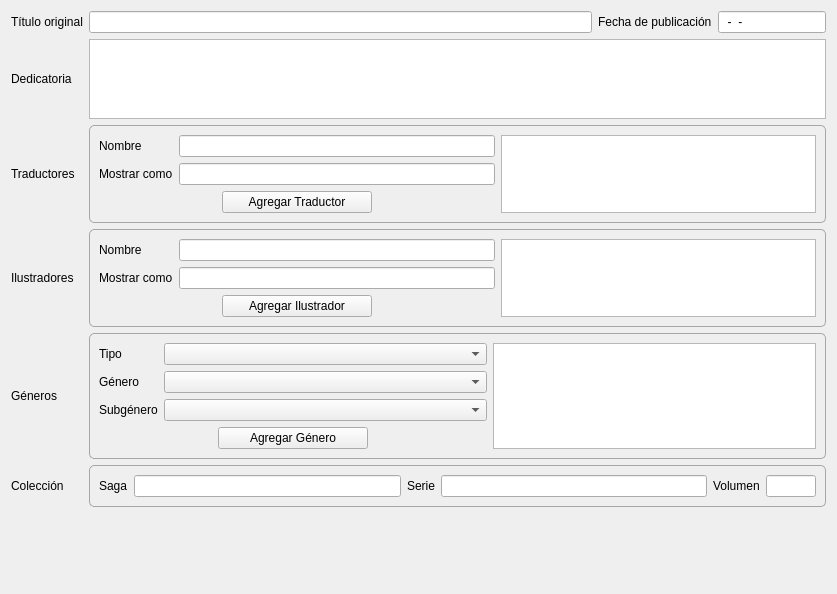
<?xml version="1.0" encoding="UTF-8"?>
<ui version="4.0">
 <class>AdditionalMetadata</class>
 <widget class="QWidget" name="AdditionalMetadata">
  <property name="geometry">
   <rect>
    <x>0</x>
    <y>0</y>
    <width>837</width>
    <height>594</height>
   </rect>
  </property>
  <property name="windowTitle">
   <string>Form</string>
  </property>
  <property name="styleSheet">
   <string notr="true">QGroupBox
{ 
	border: 1px solid #A6A6A6; 
	border-radius: 5px; 
}</string>
  </property>
  <layout class="QGridLayout" name="gridLayout">
   <item row="5" column="0">
    <widget class="QLabel" name="label_12">
     <property name="sizePolicy">
      <sizepolicy hsizetype="Preferred" vsizetype="Preferred">
       <horstretch>0</horstretch>
       <verstretch>0</verstretch>
      </sizepolicy>
     </property>
     <property name="text">
      <string>Colección</string>
     </property>
     <property name="alignment">
      <set>Qt::AlignLeading|Qt::AlignLeft|Qt::AlignVCenter</set>
     </property>
    </widget>
   </item>
   <item row="6" column="0">
    <spacer name="verticalSpacer">
     <property name="orientation">
      <enum>Qt::Vertical</enum>
     </property>
     <property name="sizeHint" stdset="0">
      <size>
       <width>20</width>
       <height>40</height>
      </size>
     </property>
    </spacer>
   </item>
   <item row="0" column="3">
    <widget class="QLineEdit" name="publicationDateInput">
     <property name="sizePolicy">
      <sizepolicy hsizetype="Preferred" vsizetype="Fixed">
       <horstretch>0</horstretch>
       <verstretch>0</verstretch>
      </sizepolicy>
     </property>
     <property name="minimumSize">
      <size>
       <width>0</width>
       <height>0</height>
      </size>
     </property>
     <property name="maximumSize">
      <size>
       <width>16777215</width>
       <height>16777215</height>
      </size>
     </property>
     <property name="inputMask">
      <string>00-00-0000; </string>
     </property>
    </widget>
   </item>
   <item row="4" column="0">
    <widget class="QLabel" name="label_6">
     <property name="sizePolicy">
      <sizepolicy hsizetype="Preferred" vsizetype="Preferred">
       <horstretch>0</horstretch>
       <verstretch>0</verstretch>
      </sizepolicy>
     </property>
     <property name="text">
      <string>Géneros</string>
     </property>
    </widget>
   </item>
   <item row="2" column="0">
    <widget class="QLabel" name="label_4">
     <property name="sizePolicy">
      <sizepolicy hsizetype="Preferred" vsizetype="Preferred">
       <horstretch>0</horstretch>
       <verstretch>0</verstretch>
      </sizepolicy>
     </property>
     <property name="text">
      <string>Traductores</string>
     </property>
     <property name="alignment">
      <set>Qt::AlignLeading|Qt::AlignLeft|Qt::AlignVCenter</set>
     </property>
    </widget>
   </item>
   <item row="0" column="0">
    <widget class="QLabel" name="label_2">
     <property name="sizePolicy">
      <sizepolicy hsizetype="Preferred" vsizetype="Preferred">
       <horstretch>0</horstretch>
       <verstretch>0</verstretch>
      </sizepolicy>
     </property>
     <property name="text">
      <string>Título original</string>
     </property>
     <property name="alignment">
      <set>Qt::AlignLeading|Qt::AlignLeft|Qt::AlignVCenter</set>
     </property>
    </widget>
   </item>
   <item row="0" column="1">
    <widget class="QLineEdit" name="originalTitleInput">
     <property name="sizePolicy">
      <sizepolicy hsizetype="Expanding" vsizetype="Fixed">
       <horstretch>0</horstretch>
       <verstretch>0</verstretch>
      </sizepolicy>
     </property>
     <property name="minimumSize">
      <size>
       <width>0</width>
       <height>0</height>
      </size>
     </property>
     <property name="maximumSize">
      <size>
       <width>16777215</width>
       <height>16777215</height>
      </size>
     </property>
    </widget>
   </item>
   <item row="0" column="2">
    <widget class="QLabel" name="label_3">
     <property name="text">
      <string>Fecha de publicación</string>
     </property>
     <property name="alignment">
      <set>Qt::AlignLeading|Qt::AlignLeft|Qt::AlignVCenter</set>
     </property>
    </widget>
   </item>
   <item row="3" column="0">
    <widget class="QLabel" name="label_5">
     <property name="sizePolicy">
      <sizepolicy hsizetype="Preferred" vsizetype="Preferred">
       <horstretch>0</horstretch>
       <verstretch>0</verstretch>
      </sizepolicy>
     </property>
     <property name="text">
      <string>Ilustradores</string>
     </property>
     <property name="alignment">
      <set>Qt::AlignLeading|Qt::AlignLeft|Qt::AlignVCenter</set>
     </property>
    </widget>
   </item>
   <item row="2" column="1" colspan="3">
    <widget class="QGroupBox" name="groupBox">
     <property name="styleSheet">
      <string notr="true"/>
     </property>
     <property name="title">
      <string/>
     </property>
     <layout class="QGridLayout" name="gridLayout_2">
      <item row="0" column="0">
       <widget class="QLabel" name="label_8">
        <property name="text">
         <string>Nombre</string>
        </property>
       </widget>
      </item>
      <item row="0" column="1">
       <widget class="QLineEdit" name="translatorInput">
        <property name="sizePolicy">
         <sizepolicy hsizetype="Expanding" vsizetype="Fixed">
          <horstretch>0</horstretch>
          <verstretch>0</verstretch>
         </sizepolicy>
        </property>
       </widget>
      </item>
      <item row="0" column="2" rowspan="3">
       <widget class="ExtendedQListWidget" name="translatorsList">
        <property name="enabled">
         <bool>true</bool>
        </property>
        <property name="sizePolicy">
         <sizepolicy hsizetype="Expanding" vsizetype="Preferred">
          <horstretch>0</horstretch>
          <verstretch>0</verstretch>
         </sizepolicy>
        </property>
        <property name="minimumSize">
         <size>
          <width>0</width>
          <height>0</height>
         </size>
        </property>
        <property name="maximumSize">
         <size>
          <width>16777215</width>
          <height>16777215</height>
         </size>
        </property>
        <property name="focusPolicy">
         <enum>Qt::ClickFocus</enum>
        </property>
       </widget>
      </item>
      <item row="1" column="0">
       <widget class="QLabel" name="label_7">
        <property name="text">
         <string>Mostrar como</string>
        </property>
       </widget>
      </item>
      <item row="1" column="1">
       <widget class="QLineEdit" name="translatorFileAsInput">
        <property name="sizePolicy">
         <sizepolicy hsizetype="Expanding" vsizetype="Fixed">
          <horstretch>0</horstretch>
          <verstretch>0</verstretch>
         </sizepolicy>
        </property>
       </widget>
      </item>
      <item row="2" column="0" colspan="2" alignment="Qt::AlignHCenter">
       <widget class="QPushButton" name="addTranslatorButton">
        <property name="sizePolicy">
         <sizepolicy hsizetype="Expanding" vsizetype="Fixed">
          <horstretch>0</horstretch>
          <verstretch>0</verstretch>
         </sizepolicy>
        </property>
        <property name="minimumSize">
         <size>
          <width>150</width>
          <height>0</height>
         </size>
        </property>
        <property name="text">
         <string>Agregar Traductor</string>
        </property>
        <property name="icon">
         <iconset resource="../resources/images/images.qrc">
          <normaloff>:/add.png</normaloff>:/add.png</iconset>
        </property>
        <property name="iconSize">
         <size>
          <width>16</width>
          <height>16</height>
         </size>
        </property>
       </widget>
      </item>
     </layout>
    </widget>
   </item>
   <item row="3" column="1" colspan="3">
    <widget class="QGroupBox" name="groupBox_2">
     <property name="title">
      <string/>
     </property>
     <layout class="QGridLayout" name="gridLayout_3">
      <item row="0" column="0">
       <widget class="QLabel" name="label_9">
        <property name="text">
         <string>Nombre</string>
        </property>
       </widget>
      </item>
      <item row="0" column="1">
       <widget class="QLineEdit" name="ilustratorInput"/>
      </item>
      <item row="0" column="2" rowspan="3">
       <widget class="ExtendedQListWidget" name="ilustratorsList">
        <property name="sizePolicy">
         <sizepolicy hsizetype="Expanding" vsizetype="Preferred">
          <horstretch>0</horstretch>
          <verstretch>0</verstretch>
         </sizepolicy>
        </property>
        <property name="maximumSize">
         <size>
          <width>16777215</width>
          <height>16777215</height>
         </size>
        </property>
        <property name="focusPolicy">
         <enum>Qt::ClickFocus</enum>
        </property>
       </widget>
      </item>
      <item row="1" column="0">
       <widget class="QLabel" name="label_10">
        <property name="text">
         <string>Mostrar como</string>
        </property>
       </widget>
      </item>
      <item row="1" column="1">
       <widget class="QLineEdit" name="ilustratorFileAsInput"/>
      </item>
      <item row="2" column="0" colspan="2" alignment="Qt::AlignHCenter">
       <widget class="QPushButton" name="addIlustratorButton">
        <property name="sizePolicy">
         <sizepolicy hsizetype="Expanding" vsizetype="Fixed">
          <horstretch>0</horstretch>
          <verstretch>0</verstretch>
         </sizepolicy>
        </property>
        <property name="minimumSize">
         <size>
          <width>150</width>
          <height>0</height>
         </size>
        </property>
        <property name="text">
         <string>Agregar Ilustrador</string>
        </property>
        <property name="icon">
         <iconset resource="../resources/images/images.qrc">
          <normaloff>:/add.png</normaloff>:/add.png</iconset>
        </property>
        <property name="iconSize">
         <size>
          <width>16</width>
          <height>16</height>
         </size>
        </property>
       </widget>
      </item>
     </layout>
    </widget>
   </item>
   <item row="4" column="1" colspan="3">
    <widget class="QGroupBox" name="groupBox_3">
     <property name="title">
      <string/>
     </property>
     <layout class="QGridLayout" name="gridLayout_4">
      <item row="0" column="0">
       <widget class="QLabel" name="label_11">
        <property name="text">
         <string>Tipo</string>
        </property>
       </widget>
      </item>
      <item row="0" column="1">
       <widget class="QComboBox" name="genreTypeInput">
        <property name="sizePolicy">
         <sizepolicy hsizetype="Expanding" vsizetype="Fixed">
          <horstretch>0</horstretch>
          <verstretch>0</verstretch>
         </sizepolicy>
        </property>
       </widget>
      </item>
      <item row="0" column="2" rowspan="4">
       <widget class="ExtendedQListWidget" name="genresList">
        <property name="sizePolicy">
         <sizepolicy hsizetype="Expanding" vsizetype="Preferred">
          <horstretch>0</horstretch>
          <verstretch>0</verstretch>
         </sizepolicy>
        </property>
        <property name="maximumSize">
         <size>
          <width>16777215</width>
          <height>16777215</height>
         </size>
        </property>
        <property name="focusPolicy">
         <enum>Qt::ClickFocus</enum>
        </property>
       </widget>
      </item>
      <item row="1" column="0">
       <widget class="QLabel" name="label_14">
        <property name="sizePolicy">
         <sizepolicy hsizetype="Fixed" vsizetype="Preferred">
          <horstretch>0</horstretch>
          <verstretch>0</verstretch>
         </sizepolicy>
        </property>
        <property name="text">
         <string>Género</string>
        </property>
       </widget>
      </item>
      <item row="1" column="1">
       <widget class="QComboBox" name="genreGenreInput">
        <property name="sizePolicy">
         <sizepolicy hsizetype="Expanding" vsizetype="Fixed">
          <horstretch>0</horstretch>
          <verstretch>0</verstretch>
         </sizepolicy>
        </property>
       </widget>
      </item>
      <item row="2" column="0">
       <widget class="QLabel" name="label_15">
        <property name="sizePolicy">
         <sizepolicy hsizetype="Fixed" vsizetype="Preferred">
          <horstretch>0</horstretch>
          <verstretch>0</verstretch>
         </sizepolicy>
        </property>
        <property name="text">
         <string>Subgénero</string>
        </property>
       </widget>
      </item>
      <item row="2" column="1">
       <widget class="QComboBox" name="genreSubGenreInput">
        <property name="sizePolicy">
         <sizepolicy hsizetype="Expanding" vsizetype="Fixed">
          <horstretch>0</horstretch>
          <verstretch>0</verstretch>
         </sizepolicy>
        </property>
       </widget>
      </item>
      <item row="3" column="0" colspan="2" alignment="Qt::AlignHCenter">
       <widget class="QPushButton" name="addGenreButton">
        <property name="sizePolicy">
         <sizepolicy hsizetype="Expanding" vsizetype="Fixed">
          <horstretch>0</horstretch>
          <verstretch>0</verstretch>
         </sizepolicy>
        </property>
        <property name="minimumSize">
         <size>
          <width>150</width>
          <height>0</height>
         </size>
        </property>
        <property name="text">
         <string>Agregar Género</string>
        </property>
        <property name="icon">
         <iconset resource="../resources/images/images.qrc">
          <normaloff>:/add.png</normaloff>:/add.png</iconset>
        </property>
        <property name="iconSize">
         <size>
          <width>16</width>
          <height>16</height>
         </size>
        </property>
       </widget>
      </item>
     </layout>
    </widget>
   </item>
   <item row="5" column="1" colspan="3">
    <widget class="QGroupBox" name="groupBox_4">
     <property name="title">
      <string/>
     </property>
     <layout class="QGridLayout" name="gridLayout_5">
      <item row="0" column="2">
       <widget class="QLabel" name="label_13">
        <property name="sizePolicy">
         <sizepolicy hsizetype="Preferred" vsizetype="Preferred">
          <horstretch>0</horstretch>
          <verstretch>0</verstretch>
         </sizepolicy>
        </property>
        <property name="text">
         <string>Serie</string>
        </property>
       </widget>
      </item>
      <item row="0" column="3">
       <widget class="QLineEdit" name="subCollectionNameInput">
        <property name="sizePolicy">
         <sizepolicy hsizetype="Expanding" vsizetype="Fixed">
          <horstretch>0</horstretch>
          <verstretch>0</verstretch>
         </sizepolicy>
        </property>
        <property name="maximumSize">
         <size>
          <width>16777215</width>
          <height>16777215</height>
         </size>
        </property>
       </widget>
      </item>
      <item row="0" column="4">
       <widget class="QLabel" name="label_16">
        <property name="sizePolicy">
         <sizepolicy hsizetype="Preferred" vsizetype="Preferred">
          <horstretch>0</horstretch>
          <verstretch>0</verstretch>
         </sizepolicy>
        </property>
        <property name="text">
         <string>Volumen</string>
        </property>
       </widget>
      </item>
      <item row="0" column="5">
       <widget class="QLineEdit" name="collectionVolumeInput">
        <property name="sizePolicy">
         <sizepolicy hsizetype="Preferred" vsizetype="Fixed">
          <horstretch>0</horstretch>
          <verstretch>0</verstretch>
         </sizepolicy>
        </property>
        <property name="maximumSize">
         <size>
          <width>50</width>
          <height>16777215</height>
         </size>
        </property>
       </widget>
      </item>
      <item row="0" column="0">
       <widget class="QLabel" name="label_18">
        <property name="text">
         <string>Saga</string>
        </property>
       </widget>
      </item>
      <item row="0" column="1">
       <widget class="QLineEdit" name="collectionNameInput"/>
      </item>
     </layout>
    </widget>
   </item>
   <item row="1" column="0">
    <widget class="QLabel" name="label">
     <property name="text">
      <string>Dedicatoria</string>
     </property>
    </widget>
   </item>
   <item row="1" column="1" colspan="3">
    <widget class="QPlainTextEdit" name="dedicationInput">
     <property name="maximumSize">
      <size>
       <width>16777215</width>
       <height>80</height>
      </size>
     </property>
    </widget>
   </item>
  </layout>
 </widget>
 <customwidgets>
  <customwidget>
   <class>ExtendedQListWidget</class>
   <extends>QListWidget</extends>
   <header>epubcreator.gui.custom_widgets</header>
  </customwidget>
 </customwidgets>
 <tabstops>
  <tabstop>originalTitleInput</tabstop>
  <tabstop>publicationDateInput</tabstop>
  <tabstop>dedicationInput</tabstop>
  <tabstop>translatorInput</tabstop>
  <tabstop>translatorFileAsInput</tabstop>
  <tabstop>addTranslatorButton</tabstop>
  <tabstop>ilustratorInput</tabstop>
  <tabstop>ilustratorFileAsInput</tabstop>
  <tabstop>addIlustratorButton</tabstop>
  <tabstop>genreTypeInput</tabstop>
  <tabstop>genreGenreInput</tabstop>
  <tabstop>genreSubGenreInput</tabstop>
  <tabstop>addGenreButton</tabstop>
  <tabstop>collectionNameInput</tabstop>
  <tabstop>subCollectionNameInput</tabstop>
  <tabstop>collectionVolumeInput</tabstop>
 </tabstops>
 <resources>
  <include location="../resources/images/images.qrc"/>
 </resources>
 <connections/>
</ui>
